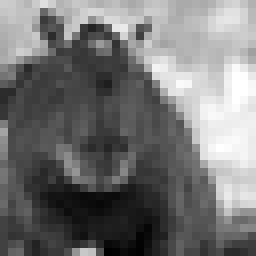
%> input picture module-4-crc8-locator/capybara32.png, 32 x 32 px (shown 8 times larger)
$ octave --eval "result = run_demo;"   (GNU Octave 9; MATLAB toolbox functions it lacks are replaced by stand-ins)
%> lines starting %> are read from the running program, lines starting %| are printed output that depends on the picture
%> in run_demo, img is the input picture: size 32x32 uint8; min 0, max 255, mean 116.5
### module-4-crc8-locator/check_image.m
function [Rc, Cc, ref] = check_image(img)
% Row and column CRC8 checks for a square greyscale image.

    img = uint8(img);
    n   = size(img, 1);
%> n = 32
    Rc  = zeros(n, 1, 'uint8');
    Cc  = zeros(n, 1, 'uint8');
    for k = 1:n
        Rc(k) = crc8_line(img(k, :));
        Cc(k) = crc8_line(img(:, k));
    end
%> after the loop, Cc = 32 values, max 249 at index 15, min 2 at index 2, mean 112.1; Rc = 32 values, max 255 at index 14, min 6 at index 1, mean 130.1
    ref = [Rc; Cc];
%> ref = 64 values, max 255 at index 14, min 2 at index 34, mean 121.1
end

### module-4-crc8-locator/crc8_line.m
function c = crc8_line(bytes)
% CRC-8 over a vector of bytes

    c = uint8(0);
    b = uint8(bytes(:));
    for n = 1:numel(b)
        c = bitxor(c, b(n));
        for k = 1:8
            if bitand(c, uint8(128)) ~= 0
                c = bitxor(bitshift(c, 1), uint8(7));
            else
                c = bitshift(c, 1);
            end
        end
    end
end

### module-4-crc8-locator/run_demo.m
function ok = run_demo()
% RUN_DEMO  Checks that crc8_locator finds a corrupted pixel.
% Loads the reference CRCs for capybara32.png into the model, then runs it on
% the clean image and on five copies that each have one pixel changed. Prints
% where the model found the error each time, how many clock cycles a run
% takes, and PASS or FAIL. Returns true if every run was right.
    mdl   = 'crc8_locator';
    spots = [19 12; 1 1; 32 32; 1 5; 3 32];   % (row, col) of each bad pixel

    RUN = 7000; % cycles START is held high for each run, longer than a run takes
    GAP = 3;    % cycles of START low between runs, so the controller resets

    img         = imread('capybara32.png'); % 32 x 32, 8-bit greyscale
    [~, ~, ref] = check_image(img);
    npx         = numel(img);
%> npx = 1024

    % the clean image first, then one copy per entry in spots, each with that
    % pixel changed by 137 (any non-zero change would do)
    imgs = cell(1, size(spots, 1) + 1);
    imgs{1} = img;
    for m = 1:size(spots, 1)
        r = spots(m, 1);
        c = spots(m, 2);
        bad = img;
        bad(r, c) = uint8(mod(double(img(r, c)) + 137, 256));
        imgs{m + 1} = bad;
    end
%> after the loop, imgs = 6 items

    % stimulus, one row per clock cycle: write the 64 reference CRCs once,
    % then for each image write its 1024 pixels and hold START high for a run
    N  = 64 + numel(imgs) * (npx + RUN + GAP);
%> N = 48226
    s  = struct('start',       false(N, 1), ...
                'img_wr_addr', zeros(N, 1, 'uint16'), ...
                'img_wr_data', zeros(N, 1, 'uint8'),  ...
                'img_wr_en',   false(N, 1), ...
                'ref_wr_addr', zeros(N, 1, 'uint16'), ...
                'ref_wr_data', zeros(N, 1, 'uint8'),  ...
                'ref_wr_en',   false(N, 1));

    k = 0;
    j = (1:64)';
    s.ref_wr_addr(k + j) = uint16(j - 1);
    s.ref_wr_data(k + j) = ref;
    s.ref_wr_en(k + j)   = true;
    k = k + 64;

    first = zeros(1, numel(imgs));
    j     = (1:npx)';
%> j = 1024 values from 1 to 1024
    for m = 1:numel(imgs)
        p = imgs{m}'; % row-major order
        s.img_wr_addr(k + j) = uint16(j - 1);
        s.img_wr_data(k + j) = p(:);
        s.img_wr_en(k + j)   = true;
        k = k + npx;

        first(m) = k + 1; % cycle this run starts on
        s.start(k + (1:RUN)) = true;
        k = k + RUN + GAP;
    end
%> this loop made 6 passes
%> k on passes 1 to 6: 8091, 16118, 24145, 32172, 40199, 48226
%> pass 1, in run_demo, `p = imgs{m}';`:
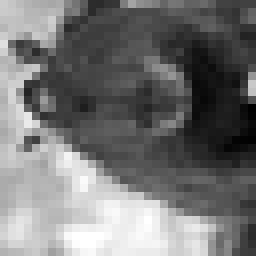
%> p: size 32x32 uint8 (shown 8 times larger); min 0, max 255, mean 116.5; mean of the top-left, top-right, bottom-left and bottom-right quarters 106.6, 62.2, 185.4, 111.7
%> after the loop, first = [1089 9116 17143 25170 33197 41224]

    % run the model
%> (the run ends here)
